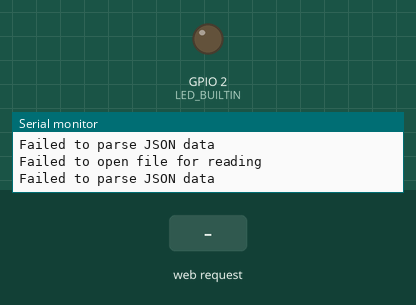
This sketch was run on a simulated ESP8266 (NodeMCU). On the bench: output pins drawn as LEDs (lit = HIGH, except the on-board LED, lit = LOW), the last lines printed to the serial monitor. Inputs (shaded band) come from the test bench. WiFi joins after 1.5 s; servers stay silent unless stated; network time is answered at once with the bench clock; the local clock reads 2024-03-15 10:24:30 at power-on unless the sketch sets it; storage starts empty.

Above: at 2.7 s.
2.8 s: HTTP request GET /reset?status=true received
At 4.0 s:
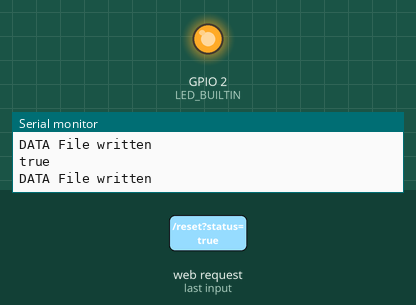
4.3 s: HTTP request GET /reset received
At 5.5 s:
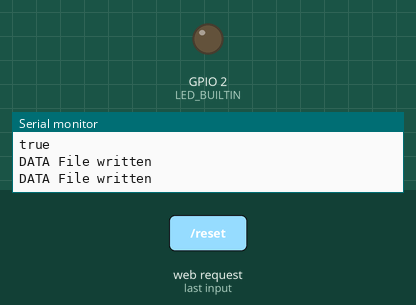
5.8 s: HTTP request GET /data?status=true received
At 6.7 s:
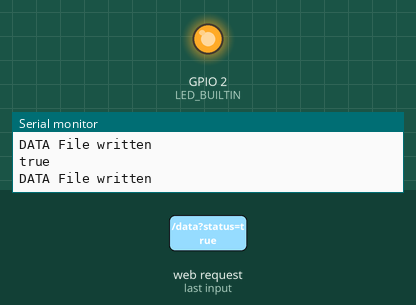
Timing chart, 0 to 8.8 s (numbered marks = the images above; inputs shaded):
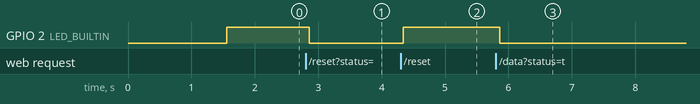

The sketch:

AutoStarter.ino
```cpp
#include <ESP8266WiFi.h>
#include <ESP8266WebServer.h>
#include <ESP8266mDNS.h>
#include <NTPClient.h>
#include <WiFiUdp.h>
#include <cstring>
// External Includes
#include "funcs.h"
#include "page.h"

const char* ssid = "<Your-Wifi-SSID>";
const char* password = "<Your-Wifi-Password>";
const char* host = "autostarter";
const long utcOffsetInSeconds = 5 * 3600 + 30 * 60; // +5:30 offset in seconds
WiFiUDP ntpUDP;
NTPClient timeClient(ntpUDP, "pool.ntp.org", utcOffsetInSeconds);
ESP8266WebServer server(80);
bool updateDone = false;

void handleRoot() {
  server.setContentLength(strlen(webpageCode)+1);
  server.send(200, "text/html", webpageCode);
}

void handleData() {
  String data = readFile();
  server.setContentLength(data.length());
  server.send(200, "application/json", readFile());
}

void handleReset() {
  writeFile(load());
  server.send(200, "text/plain", "OK");
}


void updateScheduleStatus() {
  if (server.arg("status") != "") {
    Serial.println(server.arg("status"));
    updateStatus(server.arg("status"));
    updateDone = true;
  } else if (server.arg("op") != "") {
    updateSchedule(server.arg("op"), server.arg("start"), server.arg("end"));
    updateDone = true;
  }
}

void setupWiFi() {
  WiFi.begin(ssid, password);
  Serial.print("Connecting to ");
  Serial.println(ssid);
  while (WiFi.status() != WL_CONNECTED) {
    delay(500);
    Serial.print(".");
  }
  Serial.println();
  Serial.println("WiFi connected");
  Serial.print("IP address: ");
  Serial.println(WiFi.localIP());
}

void setup() {
  Serial.begin(115200);
  setupWiFi();

  server.on("/", handleRoot);
  server.on("/data", handleData);
  server.on("/reset", handleReset);

  LittleFS.begin();
  if (!LittleFS.exists(fname)) {
    Serial.println("File Not Found");
  }
  server.begin();
  Serial.println("HTTP server started");
  MDNS.begin(host);
  Serial.println("mDNS responder started. You can access the server at http://" + String(host) + ".local/");

  timeClient.begin();
  timeClient.update(); // Force an immediate time update
  pinMode(LED_BUILTIN, OUTPUT);
  digitalWrite(LED_BUILTIN, HIGH);
}

void loop() {
  server.handleClient();
  MDNS.update();

  timeClient.update();
  String formattedTime = formatTime(timeClient);
  checkScheduleAndControlLED(formattedTime);

  if (!updateDone) {
    updateScheduleStatus();
  }else{
  // Reset the flag to false at the end of the loop
  updateDone = false;
  }
}
```

funcs.h
```cpp
#include <LittleFS.h>
#include <ArduinoJson.h>

String formatTime(NTPClient &timeInput) {
  int hour = timeInput.getHours();
  int minute = timeInput.getMinutes();
  String period = "AM";

  if (hour >= 12) {
    period = "PM";
    if (hour > 12) {
      hour -= 12;
    }
  }

  if (hour == 0) {
    hour = 12;
  }

  String hourStr = (hour < 10) ? "0" + String(hour) : String(hour);
  String minuteStr = (minute < 10) ? "0" + String(minute) : String(minute);

  return hourStr + ":" + minuteStr + " " + period;
}


const char* fname = "/data.txt"; // File to store the schedule

String load() {
  // Create a JSON object
  StaticJsonDocument<200> doc;
  doc["status"] = "false";
  JsonArray start_time_list = doc.createNestedArray("start_time_list");
  JsonArray end_time_list = doc.createNestedArray("end_time_list");
  // Convert the JSON object to a JSON string
  String jsonString;
  serializeJson(doc, jsonString);
  return jsonString;
}

void writeFile(String message)
{

  File file = LittleFS.open(fname, "w");
  if (!file)
  {
    Serial.println("DATA Failed to open file for writing");
    return;
  }

  if (file.print(message))
  {
    Serial.println("DATA File written");
  }
  else
  {
    Serial.println("DATA Write failed");
  }
  file.close();

}

String readFile() {
  File file = LittleFS.open(fname, "r");
  if (!file) {
    Serial.println("Failed to open file for reading");
    return "";
  }
  String data = file.readString();
  file.close();
  return data;
}

void updateStatus(const String &status) {
  String currentData = readFile();
  StaticJsonDocument<200> doc;
  DeserializationError error = deserializeJson(doc, currentData);
  if (error) {
    Serial.println("Failed to parse JSON data");
    return;
  }
  doc["status"] = status;
  String updatedData;
  serializeJson(doc, updatedData);
  writeFile(updatedData);
}

bool isDuplicate(const String& startTime, const String& endTime) {
  String currentData = readFile();

  StaticJsonDocument<200> doc;
  DeserializationError error = deserializeJson(doc, currentData);

  if (error) {
    Serial.println("Failed to parse JSON data");
    return false;
  }

  JsonArray startTimeList = doc["start_time_list"].as<JsonArray>();
  JsonArray endTimeList = doc["end_time_list"].as<JsonArray>();

  // Check for duplicacy by comparing the new start and end times with existing entries
  for (size_t i = 0; i < startTimeList.size(); i++) {
    if (startTimeList[i].as<String>() == startTime && endTimeList[i].as<String>() == endTime) {
      return true;
    }
  }

  return false;
}

void updateSchedule(const String& op, const String& startTime, const String& endTime) {
  if (op != "add" && op != "remove") {
    Serial.println("Invalid operation");
    return;
  }

  // Check for duplicacy when adding new entries
  if (op == "add" && isDuplicate(startTime, endTime)) {
    Serial.println("Duplicate entry");
    return;
  }

  String currentData = readFile();

  StaticJsonDocument<200> doc;
  DeserializationError error = deserializeJson(doc, currentData);

  if (error) {
    Serial.println("Failed to parse JSON data");
    return;
  }

  JsonArray startTimeList = doc["start_time_list"].as<JsonArray>();
  JsonArray endTimeList = doc["end_time_list"].as<JsonArray>();

  if (op == "add") {
    startTimeList.add(startTime);
    endTimeList.add(endTime);
  } else if (op == "remove") {
    // Find and remove matching start and end times from the arrays
    for (size_t i = 0; i < startTimeList.size(); i++) {
      if (startTimeList[i].as<String>() == startTime && endTimeList[i].as<String>() == endTime) {
        startTimeList.remove(i);
        endTimeList.remove(i);
        break;
      }
    }
  }

  String updatedData;
  serializeJson(doc, updatedData);

  writeFile(updatedData);
}

// Return values for checkSchedule function
enum class ScheduleAction {
  TurnOn,
  TurnOff,
  NoAction
};

// Check the schedule and determine whether to turn on or off the LED
ScheduleAction checkSchedule(JsonArray startTimeList, JsonArray endTimeList, String time) {
  for (size_t i = 0; i < startTimeList.size(); i++) {
    if (time == startTimeList[i].as<String>()) {
      return ScheduleAction::TurnOn; // Turn on LED
    } else if (time == endTimeList[i].as<String>()) {
      return ScheduleAction::TurnOff; // Turn off LED
    }
  }
  return ScheduleAction::NoAction; // No matching start or end time
}

void checkScheduleAndControlLED(String time) {
  String currentData = readFile();

  StaticJsonDocument<200> doc;
  DeserializationError error = deserializeJson(doc, currentData);

  if (error) {
    Serial.println("Failed to parse JSON data");
    return;
  }

  JsonArray startTimeList = doc["start_time_list"].as<JsonArray>();
  JsonArray endTimeList = doc["end_time_list"].as<JsonArray>();
  String status = doc["status"].as<String>();

  // Check if startTimeList and endTimeList are empty
  bool isScheduleEmpty = startTimeList.size() == 0 && endTimeList.size() == 0;

  if (isScheduleEmpty) {
    // No schedule defined, use the status directly
    if (status == "true") {
      digitalWrite(LED_BUILTIN, LOW); // Turn on LED
    } else {
      digitalWrite(LED_BUILTIN, HIGH); // Turn off LED
    }
    return;
  }

  // Determine the action based on the schedule
  ScheduleAction scheduleAction = checkSchedule(startTimeList, endTimeList, time);

  // Control the LED based on the schedule action
  switch (scheduleAction) {
    case ScheduleAction::TurnOn:
      digitalWrite(LED_BUILTIN, LOW); // Turn on LED
      break;
    case ScheduleAction::TurnOff:
      digitalWrite(LED_BUILTIN, HIGH); // Turn off LED
      break;
    case ScheduleAction::NoAction:
      // No matching start or end time, do nothing
      break;
  }
}
```

Source omitted: page.h (10664 bytes)

Measured:
- after the input at 2.8 s, GPIO 2 (LED_BUILTIN): HIGH → LOW after 0.06 s
- after the input at 4.3 s, GPIO 2 (LED_BUILTIN): LOW → HIGH at once
- after the input at 5.8 s, GPIO 2 (LED_BUILTIN): HIGH → LOW after 0.06 s
